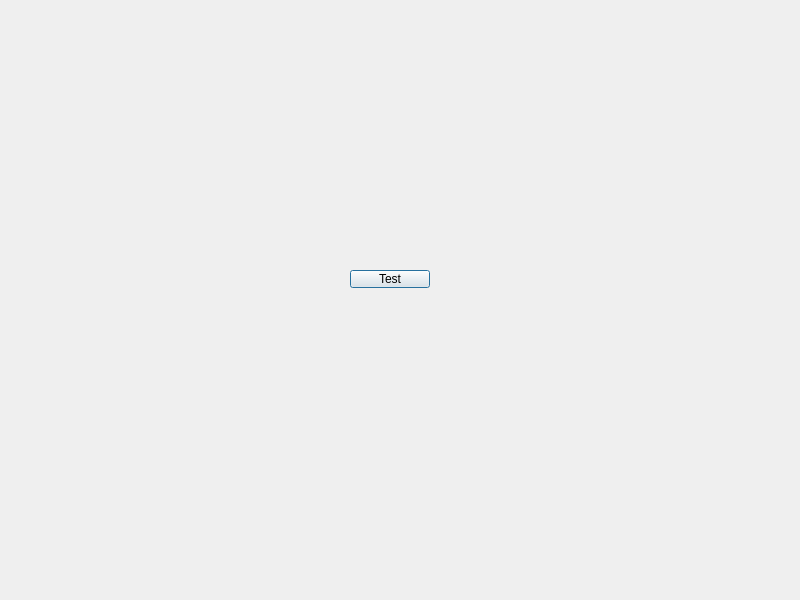
<?xml version="1.0" encoding="UTF-8"?>
<ui version="4.0">
 <class>Dialog</class>
 <widget class="QDialog" name="Dialog">
  <property name="geometry">
   <rect>
    <x>0</x>
    <y>0</y>
    <width>800</width>
    <height>600</height>
   </rect>
  </property>
  <property name="windowTitle">
   <string>Dialog</string>
  </property>
  <widget class="QPushButton" name="TestButton">
   <property name="geometry">
    <rect>
     <x>350</x>
     <y>270</y>
     <width>80</width>
     <height>18</height>
    </rect>
   </property>
   <property name="text">
    <string>Test</string>
   </property>
  </widget>
 </widget>
 <resources/>
 <connections/>
</ui>
